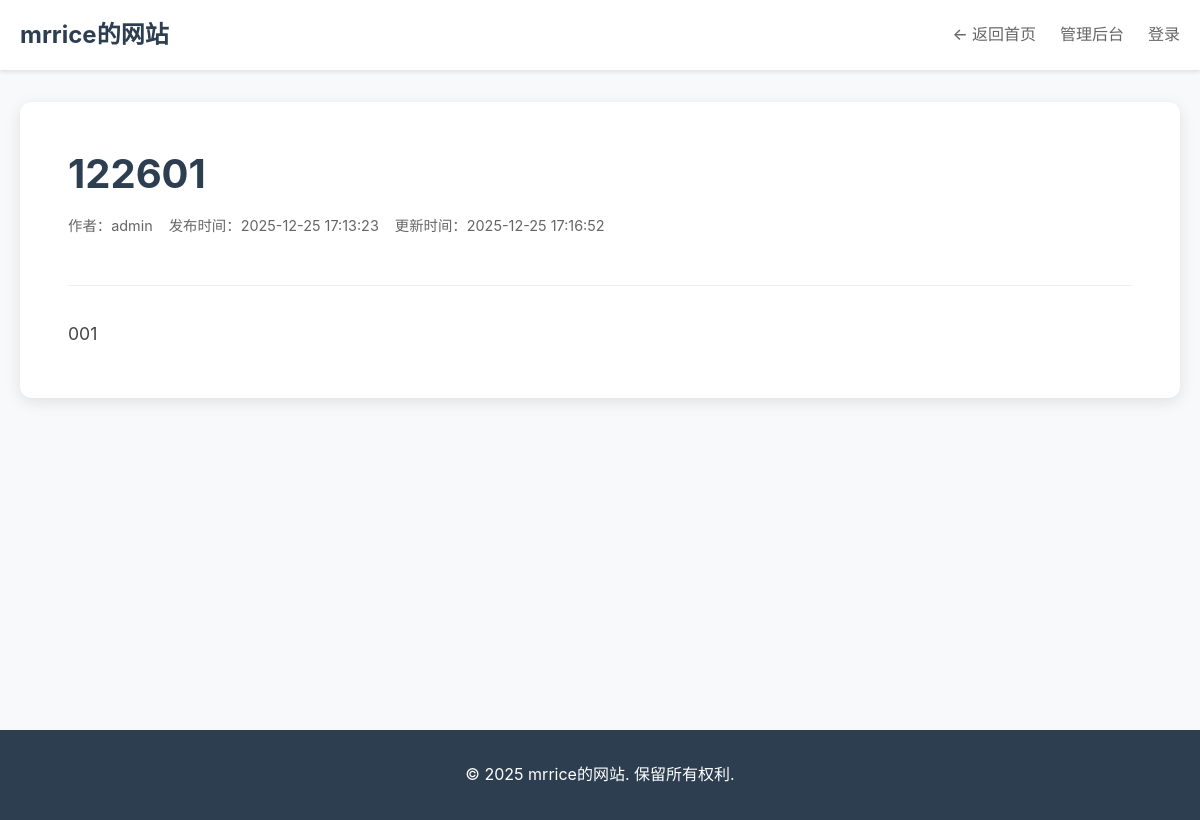
Page /content/2 on the committed database.
### tables this page shows
CREATE TABLE contents (
            id INTEGER PRIMARY KEY AUTOINCREMENT,
            title TEXT NOT NULL,
            content TEXT NOT NULL,
            author TEXT NOT NULL,
            created_at TIMESTAMP DEFAULT CURRENT_TIMESTAMP,
            updated_at TIMESTAMP DEFAULT CURRENT_TIMESTAMP
        );

### server.py (the view)
@app.route('/content/<int:content_id>')
def content_detail(content_id):
    conn = sqlite3.connect('database.db')
    cursor = conn.cursor()
    cursor.execute('SELECT * FROM contents WHERE id = ?', (content_id,))
    content = cursor.fetchone()
    conn.close()
    if content is None:
        return "内容不存在", 404
    return render_template('content.html', content=content)

### server.py (called while the page is built)
@app.template_filter('nl2br')
def nl2br_filter(s):
    if not s:
        return ''
    s = str(s)
    s = re.sub(r'(\r\n|\r|\n)', '<br>', s)
    return s

### templates/content.html (shortened to what this page needs)
<!DOCTYPE html>
<html lang="zh-CN">
<head>
    <link rel="stylesheet" href="{{ url_for('static', filename='css/style.css') }}">
</head>
<body>
    <header class="header">
        <div class="container">
            <h1 class="logo">mrrice的网站</h1>
            <nav class="nav">
                <a href="/" class="nav-link">← 返回首页</a>
                <a href="/admin" class="nav-link">管理后台</a>
                <a href="/login" class="nav-link">登录</a>
            </nav>
        </div>
    </header>
    <main class="main">
        <div class="container">
            <article class="content-detail">
                <header class="content-header">
                    <h1 class="content-title-large">{{ content[1] }}</h1>
                    <div class="content-meta">
                        <span class="author">作者：{{ content[3] }}</span>
                        <span class="date">发布时间：{{ content[4] }}</span>
                        {% if content[5] != content[4] %}
                        <span class="update-date">更新时间：{{ content[5] }}</span>
                        {% endif %}
                    </div>
                </header>
                <div class="content-body">
                    <div class="content-text">
                        {{ content[2]|nl2br }}
                    </div>
                </div>
            </article>
        </div>
    </main>
    <footer class="footer">
        <div class="container">
            <p>&copy; 2025 mrrice的网站. 保留所有权利.</p>
        </div>
    </footer>
</body>
</html>

### static/css/style.css (style rules this page uses)
* { margin: 0; padding: 0; box-sizing: border-box; }
body { font-family: -apple-system, BlinkMacSystemFont, 'Segoe UI', Roboto, 'Helvetica Neue', Arial, sans-serif; line-height: 1.6; color: #333; background-color: #f8f9fa; }
.container { max-width: 1200px; margin: 0 auto; padding: 0 20px; }
.header { background-color: #fff; box-shadow: 0 2px 4px rgba(0,0,0,0.1); position: sticky; top: 0; z-index: 100; }
.header .container { display: flex; justify-content: space-between; align-items: center; padding: 1rem 20px; }
.logo { font-size: 1.5rem; font-weight: bold; color: #2c3e50; }
.nav { display: flex; gap: 1.5rem; }
.nav-link { text-decoration: none; color: #666; font-weight: 500; transition: color 0.3s; }
.main { min-height: calc(100vh - 140px); padding: 2rem 0; }
.content-meta { display: flex; gap: 1rem; font-size: 0.9rem; color: #666; margin-bottom: 1rem; }
.content-detail { background: white; padding: 3rem; border-radius: 12px; box-shadow: 0 4px 16px rgba(0,0,0,0.1); }
.content-header { margin-bottom: 2rem; padding-bottom: 2rem; border-bottom: 1px solid #eee; }
.content-title-large { font-size: 2.5rem; color: #2c3e50; margin-bottom: 1rem; line-height: 1.2; }
.content-body { font-size: 1.1rem; line-height: 1.8; }
.content-text { color: #444; }
.footer { background-color: #2c3e50; color: white; text-align: center; padding: 2rem 0; }

### rows in the picture
contents: title "122601", author "admin", created_at "2025-12-25 17:13:23", updated_at "2025-12-25 17:16:52", content "001"
